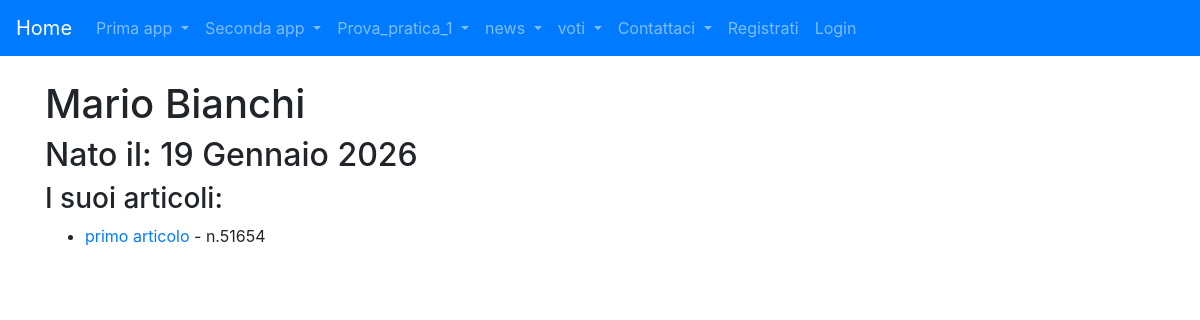
Screenshot of /news/giornalista/3 with the database file from the repository.
### news/models.py (models this page shows, shortened)
class Giornalista(models.Model):
    nome = models.CharField(max_length=20)
    cognome = models.CharField(max_length=20)
    anno_di_nascita = models.DateField(blank=True)
    class Meta:
        verbose_name = "Giornalista"
        verbose_name_plural = "Giornalisti"

class Articolo(models.Model):
    titolo = models.CharField(max_length=100)
    contenuto = models.TextField()
    giornalista = models.ForeignKey(Giornalista, on_delete=models.CASCADE, related_name="articoli")
    data = models.DateField(blank=True)
    visualizzazioni = models.IntegerField(default=0,blank=True)
    class Meta:
        verbose_name = "Articolo"
        verbose_name_plural = "Articoli"

### news/views.py (the view)
# urls.py: path("giornalista/<int:pk>", giornalistaDetailView, name="giornalista_detail")
def giornalistaDetailView(request, pk):
    giornalista = get_object_or_404(Giornalista, pk=pk)
    articoli = Articolo.objects.all()
    context = {"giornalista": giornalista, "articoli":articoli}
    return render(request, "news/giornalista_detail.html", context)

### news/templates/news/giornalista_detail.html (shortened to what this page needs)
{% extends "base.html" %}
{% block content %}
    <h1>{{ giornalista.nome }} {{ giornalista.cognome }}</h1>
    <h2>Nato il: {{ giornalista.anno_di_nascita }} </h2>
    <h3>I suoi articoli:</h3>
    <ul>
        {%for articolo in articoli%}
            {%if articolo.giornalista.id == giornalista.id%}
            <li><a href={% url 'news:articolo_detail' articolo.id %}>{{ articolo.titolo }}</a> - n.{{articolo.visualizzazioni}}</li>
            {%endif%}
        {%endfor%}
    </ul>
{% endblock content %}

### rows the page displays
Giornalista: nome "Mario", cognome "Bianchi", anno_di_nascita "19 Gennaio 2026"
Articolo: titolo "primo articolo", visualizzazioni "51654"
